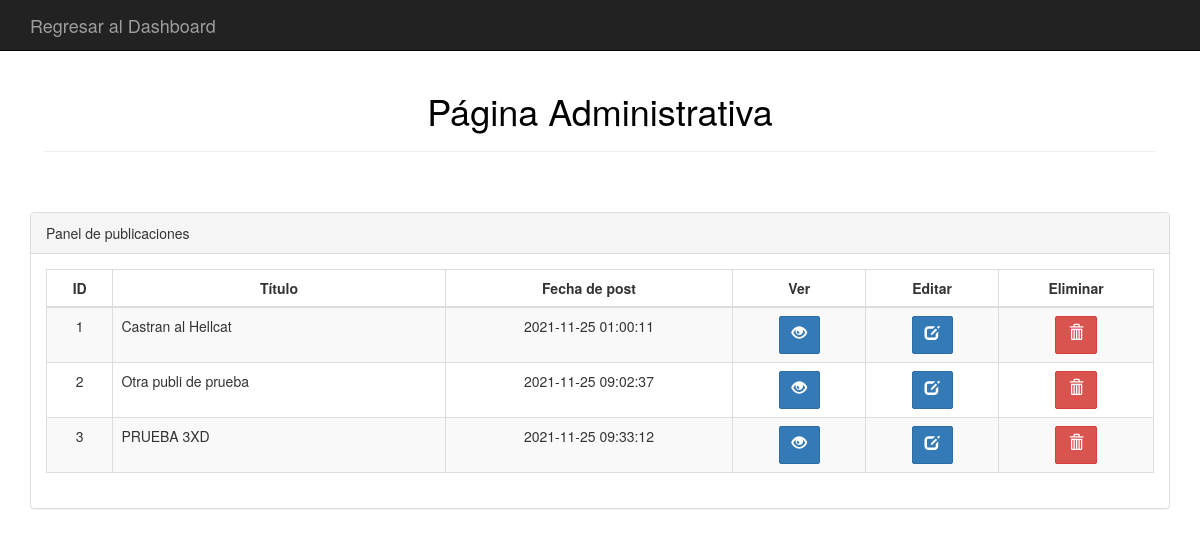
Screenshot of /admin/gestion_blog.php (signed in) with the database file from the repository.
### tables this page shows
CREATE TABLE `noticias` (
  `id` int(11) NOT NULL,
  `Titulo` varchar(85) DEFAULT NULL,
  `Fecha` datetime NOT NULL,
  `Comentario` text NOT NULL,
  `Imagen` varchar(100) DEFAULT NULL
);

### admin/gestion_blog.php (the view, shortened to what this page needs)
<!DOCTYPE html>
<html>
<head>
<link rel="stylesheet" href="../bootstrap/css/bootstrap.min.css">
</head>
<body style="background-color: #FFFFF;">
<nav class="navbar navbar-inverse navbar-static-top">
  <div class="container">
    <div class="navbar-header">
      <a class="navbar-brand" href="indexadmin.php">Regresar al Dashboard</a>
    </div>
  </div>
</nav>
<div class="wrapper">
<div class="container">
	<div class="col-lg-12">
		<center>
			<h1>Página Administrativa</h1>
		</center>
		<hr><br><br>
	</div>
	<br><br><br>
	<div class="row">
            <div class="col-lg-12">
                <div class="panel panel-default">
                    <div class="panel-heading"> Panel de publicaciones</div>
                    <div class="panel-body">
                        <div class="table-responsive">
                            <table class="table table-striped table-bordered table-hover">
                                <thead>
                                    <tr>
                                        <th width="3%" style="text-align: center;">ID</th>
                                        <th width="15%">Título</th>
                                        <th width="13%">Fecha de post</th>
                                        <th width="6%">Ver</th>
                                        <th width="6%">Editar</th>
                                        <th width="6%">Eliminar</th>
                                    </tr>
                                </thead>
                                <tbody>
								<?php
								$miconexion = mysqli_connect("localhost", "root", "", "mz_motorsports");                                ;
								$query="SELECT * FROM noticias";
								$result_contenido = mysqli_query($miconexion,$query);
								while($row=mysqli_fetch_array($result_contenido))
								{
								?>
                                    <tr>
                                        <td style="text-align: center;"><?php echo $row["id"]; ?></td>
                                        <td><?php echo $row["Titulo"]; ?></td>
                                        <td class="centro"><?php echo $row["Fecha"]; ?></td>
                                        <td class="centro"width="4%"><a class='btn btn-primary float-end' href= "/blog/single.php?id=<?php echo $row['id']?> "><span class="glyphicon glyphicon-eye-open" aria-hidden="true"></a></span></td>
										<td class="centro" width="4%"><a href="editar_entrada.php?id=<?php echo $row['id']?>" class="btn btn-primary"><span class="glyphicon glyphicon-edit" aria-hidden="true"></span></td>
										<td class="centro" width="7%"><a href="eliminar_entrada.php?id=<?php echo $row['id']?>" class = "btn btn-danger"><span class="glyphicon glyphicon-trash" aria-hidden="true"></a></span></td>
                                    </tr>
								<?php
								}
								?>
                                </tbody>
                            </table>
                        </div>
                    </div>
                </div>
            </div>
</div>
</div>
</body>
</html>

### admin/gestion_blog.php (style rules this page uses)
.form-control, .btn { min-height: 38px; border-radius: 2px; }
.btn { font-size: 15px; font-weight: bold; }
h1, h2, h3, h4 { color: black; }
th, .centro { text-align: center; }

### rows the page displays
noticias: id "1", Titulo "Castran al Hellcat", Fecha "2021-11-25 01:00:11"
noticias: id "2", Titulo "Otra publi de prueba", Fecha "2021-11-25 09:02:37"
noticias: id "3", Titulo "PRUEBA 3XD", Fecha "2021-11-25 09:33:12"
